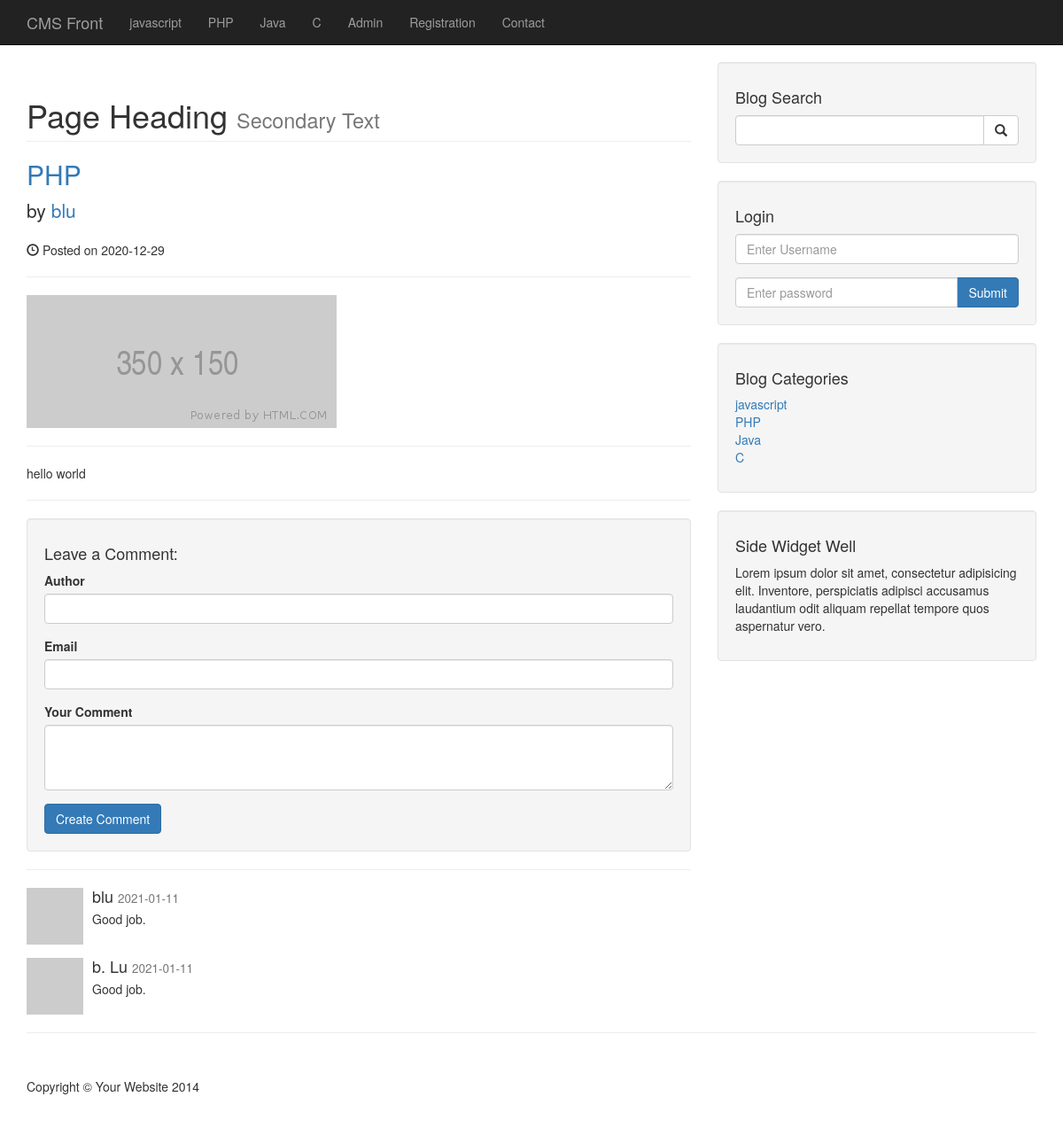
The page /post.php?p_id=2 on the database its author committed.
### tables this page shows
CREATE TABLE `categories` (
  `cat_id` int(11) NOT NULL,
  `cat_title` varchar(255) NOT NULL
);

CREATE TABLE `posts` (
  `post_id` int(3) NOT NULL,
  `post_category_id` int(11) NOT NULL,
  `post_title` varchar(255) NOT NULL,
  `post_author` varchar(255) NOT NULL,
  `post_date` date NOT NULL,
  `post_image` text NOT NULL,
  `post_content` text NOT NULL,
  `post_tags` varchar(255) NOT NULL,
  `post_comment_count` int(11) NOT NULL,
  `post_status` varchar(255) NOT NULL DEFAULT 'draft'
);

CREATE TABLE `comments` (
  `comment_id` int(3) NOT NULL,
  `comment_post_id` int(3) NOT NULL,
  `comment_author` varchar(255) NOT NULL,
  `comment_email` varchar(255) NOT NULL,
  `comment_content` text NOT NULL,
  `comment_status` varchar(255) NOT NULL,
  `comment_date` date NOT NULL
);

### post.php (the view, shortened to what this page needs)
<?php include "includes/db.php"; ?>
<?php include "includes/header.php"; ?>
  <?php include "includes/navigation.php"; ?>
  <div class="container">
    <div class="row">
      <div class="col-md-8">
        <h1 class="page-header">
          Page Heading
          <small>Secondary Text</small>
        </h1>
<?php
  if(isset($_GET['p_id'])){
    $the_post_id = $_GET['p_id'];
  }
  $query = "SELECT * FROM posts WHERE post_id = $the_post_id";
  $select_all_posts_query = mysqli_query($connection, $query);
  while($row = mysqli_fetch_assoc($select_all_posts_query)){
    $post_title = $row['post_title'];
    $post_author = $row['post_author'];
    $post_date = $row['post_date'];
    $post_image = $row['post_image'];
    $post_content = $row['post_content'];
?>
        <h2>
          <a href="#"><?=$post_title?></a>
        </h2>
        <p class="lead">
          by <a href="index.php"><?=$post_author?></a>
        </p>
        <p><span class="glyphicon glyphicon-time"></span> Posted on <?=$post_date?></p>
        <hr>
        <img class="img-responsive" src="images/<?=$post_image?>" alt="">
        <hr>
        <p><?=$post_content?></p>
        <hr>
<?php
  }
?>
      <div class="well">
          <h4>Leave a Comment:</h4>
          <form action="" method="POST" role="form">
              <div class="form-group">
                <label for="comment_author">Author</label>
                <input type="text" class="form-control" name="comment_author">
              </div>
              <div class="form-group">
                <label for="comment_email">Email</label>
                <input type="email" class="form-control" name="comment_email">
              </div>
              <div class="form-group">
                <label for="comment">Your Comment</label>
                <textarea class="form-control" name="comment_content" rows="3"></textarea>
              </div>
              <button type="submit" name="create_comment" class="btn btn-primary">Create Comment</button>
          </form>
      </div>
      <hr>
<?php
$query = "SELECT * FROM comments WHERE comment_post_id = {$the_post_id} ";
$query .= "AND comment_status = 'approved' ";
$query .= "ORDER BY comment_id DESC ";
$select_comment_query = mysqli_query($connection, $query);
while($row = mysqli_fetch_assoc($select_comment_query)){
  $comment_date = $row['comment_date'];
  $comment_content = $row['comment_content'];
  $comment_author = $row['comment_author'];
?>
      <div class="media">
          <a class="pull-left" href="#">
              <img class="media-object" src="http://placehold.it/64x64" alt="">
          </a>
          <div class="media-body">
              <h4 class="media-heading"><?=$comment_author?>
                  <small><?=$comment_date?></small>
              </h4>
              <?=$comment_content?>
          </div>
      </div>
<?php
}
?>
    </div>
      <?php include "includes/sidebar.php"; ?>
    <hr>
<?php include "includes/footer.php"; ?>

### includes/navigation.php (shortened to what this page needs)
<nav class="navbar navbar-inverse navbar-fixed-top" role="navigation">
  <div class="container">
    <div class="navbar-header">
      <a class="navbar-brand" href="index.php">CMS Front</a>
    </div>
    <div class="collapse navbar-collapse" id="bs-example-navbar-collapse-1">
      <ul class="nav navbar-nav">
        <?php
          $query = "SELECT * FROM categories";
          $select_all_categories_query = mysqli_query($connection, $query);
          while($row = mysqli_fetch_assoc($select_all_categories_query)){
            $cat_title = $row['cat_title'];
            echo "<li><a href='#'>{$cat_title}</a></li>";
          }
        ?>
        <li>
          <a href="admin">Admin</a>
        </li>
        <li>
          <a href="registration.php">Registration</a>
        </li>
        <li>
          <a href="contact.php">Contact</a>
        </li>
      </ul>
    </div>
  </div>
</nav>

### includes/sidebar.php
<div class="col-md-4">
  <div class="well">
    <h4>Blog Search</h4>
    <form action="search.php" method="post">
    <div class="input-group">
      <input name="search" type="text" class="form-control">
      <span class="input-group-btn">
        <button name="submit" class="btn btn-default" type="submit">
          <span class="glyphicon glyphicon-search"></span>
      </button>
      </span>
    </div>
    </form>
  </div>
  <div class="well">
    <h4>Login</h4>
    <form action="includes/login.php" method="post">
      <div class="form-group">
        <input name="username" type="text" class="form-control" placeholder="Enter Username"/>
      </div>
      <div class="input-group">
        <input name="password" type="password" class="form-control" placeholder="Enter password"/>
        <span class="input-group-btn">
          <button name="login" class="btn btn-primary" type="submit">
            Submit
        </button>
        </span>
      </div>
    </form>
  </div>
  <div class="well">
    <h4>Blog Categories</h4>
    <div class="row">
      <div class="col-lg-12">
        <ul class="list-unstyled">
<?php
$query = "SELECT * FROM categories";
$select_all_categories_sidebar = mysqli_query($connection, $query);
while($row = mysqli_fetch_assoc($select_all_categories_sidebar)){
  $cat_title = $row['cat_title'];
  $cat_id = $row['cat_id'];
?>
          <li><a href="category.php?category=<?= $cat_id ?>"><?=$cat_title?></a>
          </li>
<?php
}
?>
        </ul>
      </div>
    </div>
  </div>
<?php include "widget.php"; ?>
</div>
</div>

### css/blog-home.css (style rules this page uses)
body { padding-top: 70px; }

### rows shown on the page
categories: cat_title "javascript"
categories: cat_title "PHP"
categories: cat_title "Java"
categories: cat_title "C"
posts: post_title "PHP", post_author "blu", post_date "2020-12-29", post_image (picture), post_content "hello world"
comments: comment_author "blu", comment_date "2021-01-11", comment_content "Good job."
comments: comment_author "b. Lu", comment_date "2021-01-11", comment_content "Good job."
